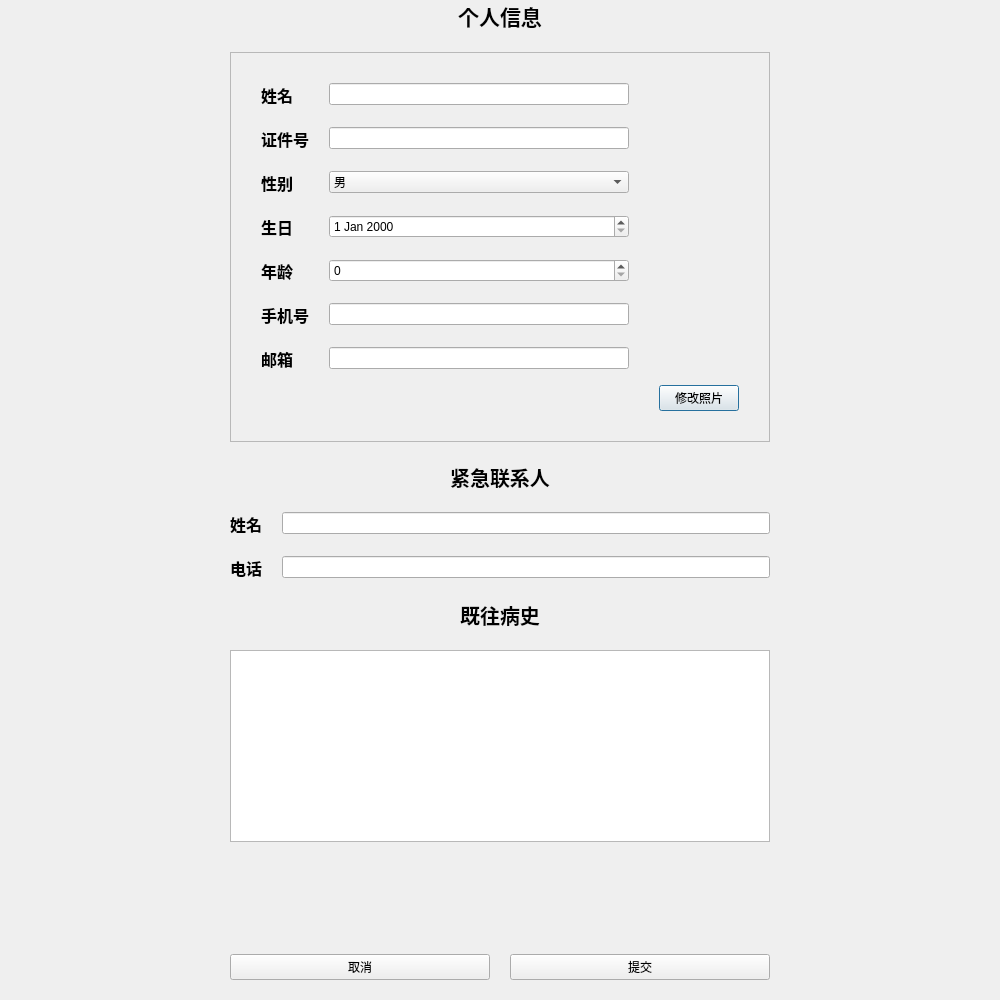
<?xml version="1.0" encoding="UTF-8"?>
<ui version="4.0">
 <class>EditPatientInfo</class>
 <widget class="QDialog" name="EditPatientInfo">
  <property name="geometry">
   <rect>
    <x>0</x>
    <y>0</y>
    <width>1000</width>
    <height>1000</height>
   </rect>
  </property>
  <property name="windowTitle">
   <string>修改个人信息</string>
  </property>
  <layout class="QVBoxLayout" name="verticalLayout_4">
   <property name="spacing">
    <number>0</number>
   </property>
   <property name="leftMargin">
    <number>0</number>
   </property>
   <property name="topMargin">
    <number>0</number>
   </property>
   <property name="rightMargin">
    <number>0</number>
   </property>
   <property name="bottomMargin">
    <number>0</number>
   </property>
   <item>
    <widget class="QLabel" name="fullHeaderLabel">
     <property name="font">
      <font>
       <pointsize>16</pointsize>
       <weight>75</weight>
       <bold>true</bold>
      </font>
     </property>
     <property name="text">
      <string>个人信息</string>
     </property>
     <property name="alignment">
      <set>Qt::AlignCenter</set>
     </property>
    </widget>
   </item>
   <item>
    <layout class="QHBoxLayout" name="horizontalLayout_2">
     <property name="spacing">
      <number>20</number>
     </property>
     <property name="leftMargin">
      <number>20</number>
     </property>
     <property name="topMargin">
      <number>20</number>
     </property>
     <property name="rightMargin">
      <number>20</number>
     </property>
     <property name="bottomMargin">
      <number>20</number>
     </property>
     <item>
      <spacer name="horizontalSpacer">
       <property name="orientation">
        <enum>Qt::Horizontal</enum>
       </property>
       <property name="sizeHint" stdset="0">
        <size>
         <width>7</width>
         <height>20</height>
        </size>
       </property>
      </spacer>
     </item>
     <item>
      <layout class="QVBoxLayout" name="verticalLayout">
       <item>
        <widget class="QFrame" name="CardFrame">
         <property name="frameShape">
          <enum>QFrame::StyledPanel</enum>
         </property>
         <property name="frameShadow">
          <enum>QFrame::Raised</enum>
         </property>
         <property name="class" stdset="0">
          <string>cardFrame</string>
         </property>
         <layout class="QHBoxLayout" name="horizontalLayout">
          <property name="spacing">
           <number>30</number>
          </property>
          <property name="leftMargin">
           <number>30</number>
          </property>
          <property name="topMargin">
           <number>30</number>
          </property>
          <property name="rightMargin">
           <number>30</number>
          </property>
          <property name="bottomMargin">
           <number>30</number>
          </property>
          <item>
           <layout class="QVBoxLayout" name="verticalLayout_3">
            <item>
             <layout class="QFormLayout" name="formLayout">
              <property name="formAlignment">
               <set>Qt::AlignLeading|Qt::AlignLeft|Qt::AlignVCenter</set>
              </property>
              <property name="horizontalSpacing">
               <number>20</number>
              </property>
              <property name="verticalSpacing">
               <number>20</number>
              </property>
              <item row="0" column="0">
               <widget class="QLabel" name="label">
                <property name="font">
                 <font>
                  <pointsize>12</pointsize>
                  <weight>75</weight>
                  <bold>true</bold>
                 </font>
                </property>
                <property name="text">
                 <string>姓名</string>
                </property>
               </widget>
              </item>
              <item row="0" column="1">
               <widget class="QLineEdit" name="nameInput">
                <property name="sizePolicy">
                 <sizepolicy hsizetype="Minimum" vsizetype="Fixed">
                  <horstretch>0</horstretch>
                  <verstretch>0</verstretch>
                 </sizepolicy>
                </property>
                <property name="minimumSize">
                 <size>
                  <width>300</width>
                  <height>0</height>
                 </size>
                </property>
               </widget>
              </item>
              <item row="1" column="0">
               <widget class="QLabel" name="label_2">
                <property name="font">
                 <font>
                  <pointsize>12</pointsize>
                  <weight>75</weight>
                  <bold>true</bold>
                 </font>
                </property>
                <property name="text">
                 <string>证件号</string>
                </property>
               </widget>
              </item>
              <item row="1" column="1">
               <widget class="QLineEdit" name="idInput"/>
              </item>
              <item row="2" column="0">
               <widget class="QLabel" name="label_3">
                <property name="font">
                 <font>
                  <pointsize>12</pointsize>
                  <weight>75</weight>
                  <bold>true</bold>
                 </font>
                </property>
                <property name="text">
                 <string>性别</string>
                </property>
               </widget>
              </item>
              <item row="2" column="1">
               <widget class="QComboBox" name="genderInput">
                <item>
                 <property name="text">
                  <string>男</string>
                 </property>
                </item>
                <item>
                 <property name="text">
                  <string>女</string>
                 </property>
                </item>
               </widget>
              </item>
              <item row="3" column="0">
               <widget class="QLabel" name="label_4">
                <property name="font">
                 <font>
                  <pointsize>12</pointsize>
                  <weight>75</weight>
                  <bold>true</bold>
                 </font>
                </property>
                <property name="text">
                 <string>生日</string>
                </property>
               </widget>
              </item>
              <item row="3" column="1">
               <widget class="QDateEdit" name="birthdayInput"/>
              </item>
              <item row="4" column="0">
               <widget class="QLabel" name="label_5">
                <property name="font">
                 <font>
                  <pointsize>12</pointsize>
                  <weight>75</weight>
                  <bold>true</bold>
                 </font>
                </property>
                <property name="text">
                 <string>年龄</string>
                </property>
               </widget>
              </item>
              <item row="4" column="1">
               <widget class="QSpinBox" name="ageInput"/>
              </item>
              <item row="5" column="0">
               <widget class="QLabel" name="label_6">
                <property name="font">
                 <font>
                  <pointsize>12</pointsize>
                  <weight>75</weight>
                  <bold>true</bold>
                 </font>
                </property>
                <property name="text">
                 <string>手机号</string>
                </property>
               </widget>
              </item>
              <item row="5" column="1">
               <widget class="QLineEdit" name="contactInput"/>
              </item>
              <item row="6" column="0">
               <widget class="QLabel" name="label_7">
                <property name="font">
                 <font>
                  <pointsize>12</pointsize>
                  <weight>75</weight>
                  <bold>true</bold>
                 </font>
                </property>
                <property name="text">
                 <string>邮箱</string>
                </property>
               </widget>
              </item>
              <item row="6" column="1">
               <widget class="QLineEdit" name="emailInput"/>
              </item>
             </layout>
            </item>
            <item>
             <spacer name="verticalSpacer_3">
              <property name="orientation">
               <enum>Qt::Vertical</enum>
              </property>
              <property name="sizeHint" stdset="0">
               <size>
                <width>20</width>
                <height>40</height>
               </size>
              </property>
             </spacer>
            </item>
           </layout>
          </item>
          <item>
           <layout class="QVBoxLayout" name="verticalLayout_2">
            <item>
             <widget class="QLabel" name="PatientPhoto">
              <property name="sizePolicy">
               <sizepolicy hsizetype="Expanding" vsizetype="Preferred">
                <horstretch>0</horstretch>
                <verstretch>0</verstretch>
               </sizepolicy>
              </property>
              <property name="text">
               <string/>
              </property>
              <property name="pixmap">
               <pixmap resource="../res.qrc">:/img/picture/DefaultPhoto.jpg</pixmap>
              </property>
              <property name="scaledContents">
               <bool>true</bool>
              </property>
              <property name="alignment">
               <set>Qt::AlignCenter</set>
              </property>
              <property name="margin">
               <number>0</number>
              </property>
             </widget>
            </item>
            <item>
             <spacer name="verticalSpacer_2">
              <property name="orientation">
               <enum>Qt::Vertical</enum>
              </property>
              <property name="sizeHint" stdset="0">
               <size>
                <width>20</width>
                <height>40</height>
               </size>
              </property>
             </spacer>
            </item>
            <item>
             <widget class="QPushButton" name="changePhotoBtn">
              <property name="text">
               <string>修改照片</string>
              </property>
             </widget>
            </item>
           </layout>
          </item>
         </layout>
        </widget>
       </item>
       <item>
        <widget class="QLabel" name="label_10">
         <property name="font">
          <font>
           <pointsize>15</pointsize>
           <weight>75</weight>
           <bold>true</bold>
          </font>
         </property>
         <property name="text">
          <string>紧急联系人</string>
         </property>
         <property name="alignment">
          <set>Qt::AlignCenter</set>
         </property>
        </widget>
       </item>
       <item>
        <layout class="QFormLayout" name="formLayout_2">
         <property name="horizontalSpacing">
          <number>20</number>
         </property>
         <property name="verticalSpacing">
          <number>20</number>
         </property>
         <item row="0" column="0">
          <widget class="QLabel" name="label_8">
           <property name="font">
            <font>
             <pointsize>12</pointsize>
             <weight>75</weight>
             <bold>true</bold>
            </font>
           </property>
           <property name="text">
            <string>姓名</string>
           </property>
          </widget>
         </item>
         <item row="0" column="1">
          <widget class="QLineEdit" name="emerNameInput"/>
         </item>
         <item row="1" column="0">
          <widget class="QLabel" name="label_9">
           <property name="font">
            <font>
             <pointsize>12</pointsize>
             <weight>75</weight>
             <bold>true</bold>
            </font>
           </property>
           <property name="text">
            <string>电话</string>
           </property>
          </widget>
         </item>
         <item row="1" column="1">
          <widget class="QLineEdit" name="emerContactInput"/>
         </item>
        </layout>
       </item>
       <item>
        <widget class="QLabel" name="label_11">
         <property name="font">
          <font>
           <pointsize>15</pointsize>
           <weight>75</weight>
           <bold>true</bold>
          </font>
         </property>
         <property name="text">
          <string>既往病史</string>
         </property>
         <property name="alignment">
          <set>Qt::AlignCenter</set>
         </property>
        </widget>
       </item>
       <item>
        <widget class="QTextEdit" name="historyInput"/>
       </item>
       <item>
        <spacer name="verticalSpacer">
         <property name="orientation">
          <enum>Qt::Vertical</enum>
         </property>
         <property name="sizeHint" stdset="0">
          <size>
           <width>20</width>
           <height>76</height>
          </size>
         </property>
        </spacer>
       </item>
       <item>
        <layout class="QHBoxLayout" name="horizontalLayout_3">
         <item>
          <widget class="QPushButton" name="cancelBtn">
           <property name="text">
            <string>取消</string>
           </property>
          </widget>
         </item>
         <item>
          <widget class="QPushButton" name="confirmBtn">
           <property name="text">
            <string>提交</string>
           </property>
          </widget>
         </item>
        </layout>
       </item>
      </layout>
     </item>
     <item>
      <spacer name="horizontalSpacer_2">
       <property name="orientation">
        <enum>Qt::Horizontal</enum>
       </property>
       <property name="sizeHint" stdset="0">
        <size>
         <width>8</width>
         <height>20</height>
        </size>
       </property>
      </spacer>
     </item>
    </layout>
   </item>
  </layout>
 </widget>
 <resources>
  <include location="../res.qrc"/>
 </resources>
 <connections/>
</ui>
